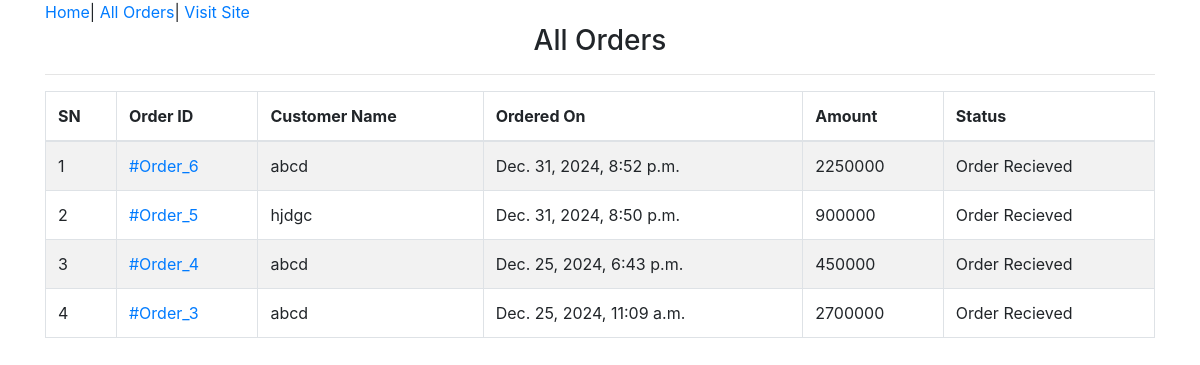
The page /admin-all-orders/ (signed in) on the database as committed earlier.
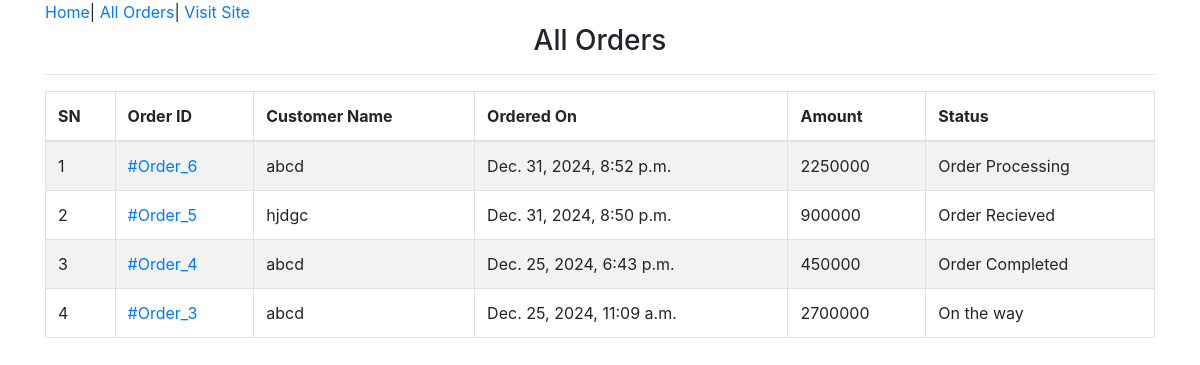
The same page on the database as committed later.
### ecomapp/models.py (models this page shows, shortened)
class Order(models.Model):
    cart = models.OneToOneField(Cart, on_delete=models.CASCADE)
    ordered_by = models.CharField(max_length=200)
    shipping_address = models.CharField(max_length=200)
    mobile = models.CharField(max_length=10)
    email = models.EmailField(null=True, blank=True)
    subtotal = models.PositiveIntegerField()
    discount = models.PositiveIntegerField()
    total = models.PositiveIntegerField()
    order_status = models.CharField(max_length=50, choices=ORDER_STATUS)
    created_at = models.DateTimeField(auto_now_add=True)

### ecomapp/views.py (the view)
# urls.py: path("admin-all-orders/",AdminOrderListView.as_view(),name="adminorderlist"),
class AdminOrderListView(AdminRequiredMixin,ListView):
    template_name="adminpages/adminorderlist.html"
    queryset=Order.objects.all().order_by("-id")
    context_object_name="allorders"
    def get_context_data(self, **kwargs):
        context=super().get_context_data(**kwargs)
        context['allorders']=Order.objects.all().order_by("-id")
        return context

### ecomapp/views.py (called while the page is built)
    def dispatch(self, request, *args, **kwargs):
        if request.user.is_authenticated and Admin.objects.filter(user=request.user).exists():
            pass
        else:
            return redirect("/admin-login/")
        return super().dispatch(request, *args, **kwargs)

### templates/adminpages/adminorderlist.html (shortened to what this page needs)
{% extends 'adminpages/adminbase.html' %}
{% block content %}
    <div class="container">
        <div class="row">
            <div class="col-md-12">
                <h3 class="text-center">All Orders</h3><hr>
                <table class="table table-bordered table-striped">
                    <thead>
                        <tr>
                            <th>SN</th>
                            <th>Order ID</th>
                            <th>Customer Name</th>
                            <th>Ordered On</th>
                            <th>Amount</th>
                            <th>Status</th>
                        </tr>
                    </thead>
                    <tbody>
                        {% for order in allorders %}
                            <tr>
                                <td>{{ forloop.counter }}</td>
                                <td><a href="{% url 'ecomapp:adminorderdetail' order.id %}">#Order_{{ order.id }}</a></td>
                                <td>{{ order.ordered_by }}</td>
                                <td>{{ order.created_at }}</td>
                                <td>{{ order.total }}</td>
                                <td>{{ order.order_status }}</td>
                            </tr>
                        {% endfor %}
                    </tbody>
                </table>
            </div>
        </div>
    </div>
{% endblock %}

Rows that differ between the two databases and show on the page:
changed Order id 6: order_status "Order Recieved" → "Order Processing"
changed Order id 4: order_status "Order Recieved" → "Order Completed"
changed Order id 3: order_status "Order Recieved" → "On the way"
